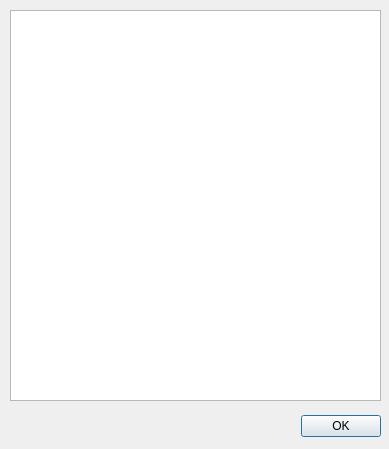
<?xml version="1.0" encoding="UTF-8"?>
<ui version="4.0">
 <class>ImageListDialog</class>
 <widget class="QDialog" name="ImageListDialog">
  <property name="geometry">
   <rect>
    <x>0</x>
    <y>0</y>
    <width>389</width>
    <height>449</height>
   </rect>
  </property>
  <property name="windowTitle">
   <string>Dialog</string>
  </property>
  <widget class="QDialogButtonBox" name="buttonBox">
   <property name="geometry">
    <rect>
     <x>10</x>
     <y>410</y>
     <width>371</width>
     <height>32</height>
    </rect>
   </property>
   <property name="orientation">
    <enum>Qt::Horizontal</enum>
   </property>
   <property name="standardButtons">
    <set>QDialogButtonBox::Ok</set>
   </property>
  </widget>
  <widget class="QTextBrowser" name="filelist">
   <property name="geometry">
    <rect>
     <x>10</x>
     <y>10</y>
     <width>371</width>
     <height>391</height>
    </rect>
   </property>
  </widget>
 </widget>
 <resources/>
 <connections>
  <connection>
   <sender>buttonBox</sender>
   <signal>accepted()</signal>
   <receiver>ImageListDialog</receiver>
   <slot>accept()</slot>
   <hints>
    <hint type="sourcelabel">
     <x>248</x>
     <y>254</y>
    </hint>
    <hint type="destinationlabel">
     <x>157</x>
     <y>274</y>
    </hint>
   </hints>
  </connection>
  <connection>
   <sender>buttonBox</sender>
   <signal>rejected()</signal>
   <receiver>ImageListDialog</receiver>
   <slot>reject()</slot>
   <hints>
    <hint type="sourcelabel">
     <x>316</x>
     <y>260</y>
    </hint>
    <hint type="destinationlabel">
     <x>286</x>
     <y>274</y>
    </hint>
   </hints>
  </connection>
 </connections>
</ui>
